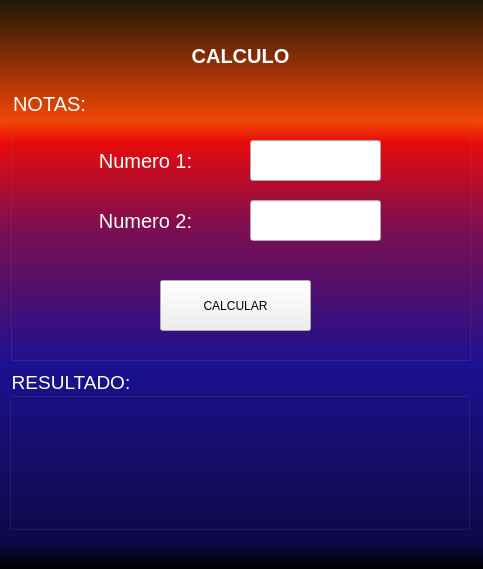
<?xml version="1.0" encoding="UTF-8"?>
<ui version="4.0">
 <class>MainWindow</class>
 <widget class="QMainWindow" name="MainWindow">
  <property name="geometry">
   <rect>
    <x>0</x>
    <y>0</y>
    <width>483</width>
    <height>569</height>
   </rect>
  </property>
  <property name="windowTitle">
   <string>MainWindow</string>
  </property>
  <property name="styleSheet">
   <string notr="true">QWidget#centralwidget{
background-color: qlineargradient(spread:pad, x1:0, y1:1, x2:0, y2:0, stop:0 rgba(0, 0, 0, 255), stop:0.05 rgba(14, 8, 73, 255), stop:0.36 rgba(28, 17, 145, 255), stop:0.6 rgba(126, 14, 81, 255), stop:0.75 rgba(234, 11, 11, 255), stop:0.78607 rgba(244, 70, 5, 255), stop:1 rgba(31, 24, 7, 255));
}</string>
  </property>
  <widget class="QWidget" name="centralwidget">
   <widget class="QLabel" name="label">
    <property name="geometry">
     <rect>
      <x>10</x>
      <y>20</y>
      <width>461</width>
      <height>71</height>
     </rect>
    </property>
    <property name="font">
     <font>
      <pointsize>15</pointsize>
      <weight>75</weight>
      <bold>true</bold>
     </font>
    </property>
    <property name="styleSheet">
     <string notr="true">color:white</string>
    </property>
    <property name="text">
     <string>CALCULO</string>
    </property>
    <property name="alignment">
     <set>Qt::AlignCenter</set>
    </property>
   </widget>
   <widget class="QGroupBox" name="groupBox">
    <property name="geometry">
     <rect>
      <x>10</x>
      <y>90</y>
      <width>461</width>
      <height>271</height>
     </rect>
    </property>
    <property name="font">
     <font>
      <pointsize>15</pointsize>
     </font>
    </property>
    <property name="styleSheet">
     <string notr="true">color: white</string>
    </property>
    <property name="title">
     <string>NOTAS:</string>
    </property>
    <widget class="QLabel" name="label_2">
     <property name="geometry">
      <rect>
       <x>60</x>
       <y>50</y>
       <width>151</width>
       <height>41</height>
      </rect>
     </property>
     <property name="font">
      <font>
       <pointsize>15</pointsize>
      </font>
     </property>
     <property name="text">
      <string>Numero 1:</string>
     </property>
     <property name="alignment">
      <set>Qt::AlignCenter</set>
     </property>
    </widget>
    <widget class="QLabel" name="label_3">
     <property name="geometry">
      <rect>
       <x>60</x>
       <y>110</y>
       <width>151</width>
       <height>41</height>
      </rect>
     </property>
     <property name="font">
      <font>
       <pointsize>15</pointsize>
      </font>
     </property>
     <property name="text">
      <string>Numero 2:</string>
     </property>
     <property name="alignment">
      <set>Qt::AlignCenter</set>
     </property>
    </widget>
    <widget class="QLineEdit" name="num1">
     <property name="geometry">
      <rect>
       <x>240</x>
       <y>50</y>
       <width>131</width>
       <height>41</height>
      </rect>
     </property>
     <property name="styleSheet">
      <string notr="true">color: black</string>
     </property>
    </widget>
    <widget class="QLineEdit" name="num2">
     <property name="geometry">
      <rect>
       <x>240</x>
       <y>110</y>
       <width>131</width>
       <height>41</height>
      </rect>
     </property>
     <property name="styleSheet">
      <string notr="true">color: black</string>
     </property>
    </widget>
    <widget class="QPushButton" name="calcular2">
     <property name="geometry">
      <rect>
       <x>150</x>
       <y>190</y>
       <width>151</width>
       <height>51</height>
      </rect>
     </property>
     <property name="styleSheet">
      <string notr="true">color: black</string>
     </property>
     <property name="text">
      <string>CALCULAR</string>
     </property>
    </widget>
   </widget>
   <widget class="QGroupBox" name="groupBox_2">
    <property name="geometry">
     <rect>
      <x>9</x>
      <y>369</y>
      <width>461</width>
      <height>161</height>
     </rect>
    </property>
    <property name="font">
     <font>
      <pointsize>14</pointsize>
     </font>
    </property>
    <property name="styleSheet">
     <string notr="true">color: white;</string>
    </property>
    <property name="title">
     <string>RESULTADO:</string>
    </property>
    <widget class="QLabel" name="resultado1">
     <property name="geometry">
      <rect>
       <x>10</x>
       <y>44</y>
       <width>441</width>
       <height>41</height>
      </rect>
     </property>
     <property name="font">
      <font>
       <pointsize>12</pointsize>
      </font>
     </property>
     <property name="text">
      <string/>
     </property>
     <property name="alignment">
      <set>Qt::AlignCenter</set>
     </property>
    </widget>
    <widget class="QLabel" name="resultado2">
     <property name="geometry">
      <rect>
       <x>10</x>
       <y>89</y>
       <width>441</width>
       <height>41</height>
      </rect>
     </property>
     <property name="font">
      <font>
       <pointsize>12</pointsize>
      </font>
     </property>
     <property name="text">
      <string/>
     </property>
     <property name="alignment">
      <set>Qt::AlignCenter</set>
     </property>
    </widget>
   </widget>
  </widget>
 </widget>
 <resources/>
 <connections/>
</ui>
